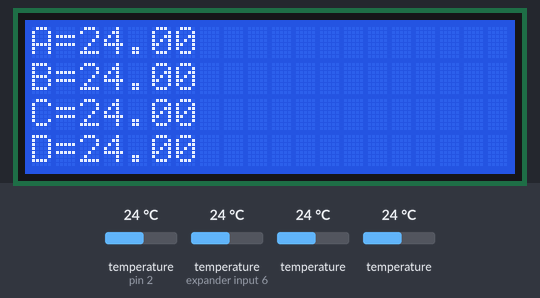
This sketch was run on a simulated Arduino Uno, built with avr-gcc and run on an emulated ATmega328P. On the bench: 20×4 character LCD. Inputs (shaded band) come from the test bench; at power-on: temperature (sensors on pin 2, expander input 6) 24 °C, temperature 24 °C. What the sketch prints to the serial monitor is not drawn.

Above: at 2.6 s.
2.7 s: temperature (sensor on pin 2) set to 12 °C
At 4.5 s:
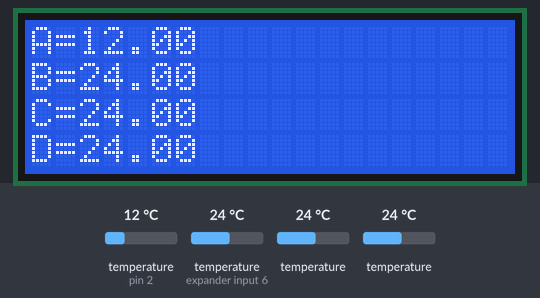
5.3 s: temperature (sensor on expander input 6) set to 12 °C
At 8.5 s:
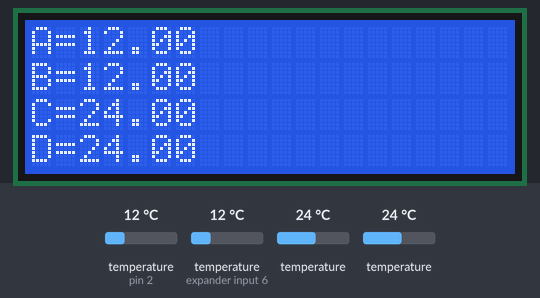
9.0 s: temperature (sensor 202) set to 12 °C
At 12.3 s:
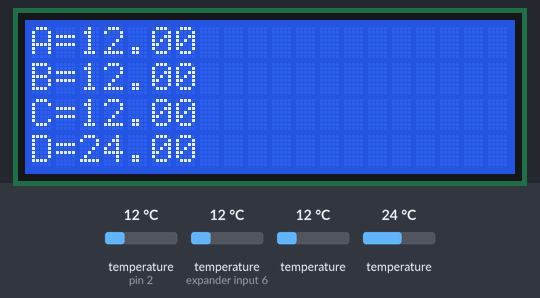
12.6 s: temperature (sensor 302) set to 12 °C
At 15.2 s:
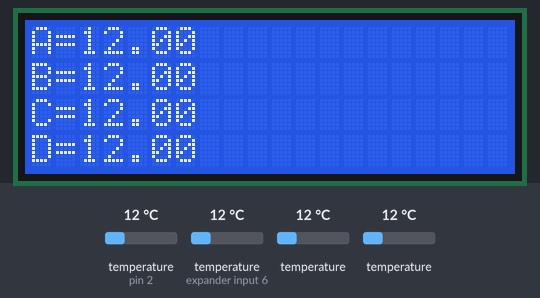
16.3 s: temperature (sensor on pin 2) set to 19 °C
20.0 s: temperature (sensor on expander input 6) set to 19 °C
At 23.1 s:
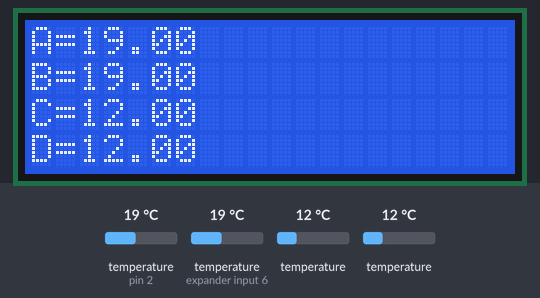
Timing chart, 0 to 24.6 s (numbered marks = the images above; inputs shaded):
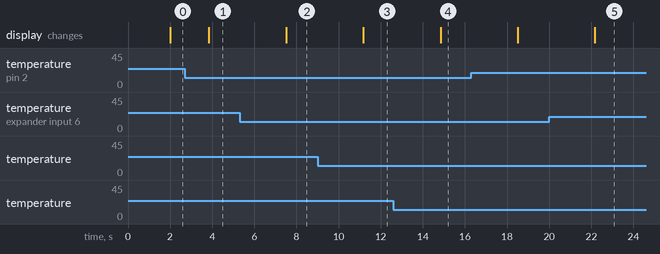

Measured:
- after the input at 2.7 s, the display: changes after 1.1 s (image 1)
- after the input at 5.3 s, the display: changes after 2.2 s (image 2)
- after the input at 9.0 s, the display: changes after 2.2 s (image 3)
- after the input at 12.6 s, the display: changes after 2.2 s (image 4)
- after the input at 20.0 s, the display: changes after 2.2 s (image 5)

The sketch:

UltimateThermometer.ino
```cpp
/*********************

Example code for the Adafruit RGB Character LCD Shield and Library

This code displays text on the shield, and also reads the buttons on the keypad.
When a button is pressed, the backlight changes color.

**********************/

// include the library code:
#include <Wire.h>
#include <LiquidCrystal.h>
#include <OneWire.h>
#include <DallasTemperature.h>
#include <SPI.h>
#include <LiquidTWI2.h>


// initialize the library with the numbers of the interface pins

// Connect via i2c, default address #0
LiquidTWI2 lcd(0);

// Data wire is plugged into pin 2 on the Arduino
#define ONE_WIRE_BUS 2

// Setup a oneWire instance to communicate with any OneWire devices (not just Maxim/Dallas temperature ICs)
OneWire oneWire(ONE_WIRE_BUS);

// Pass our oneWire reference to Dallas Temperature.
DallasTemperature sensors(&oneWire);

long counter;

void setup() {
  // Debugging output
  Serial.begin(9600);
  DeviceAddress tempDeviceAddress;
  // set up the LCD's number of columns and rows:
  lcd.begin(16, 2);
  // Start up the library
  sensors.begin(); // IC Default 9 bit. If you have troubles consider upping it 12. Ups the delay giving the IC more time to process the temperature measurement
  sensors.getAddress(tempDeviceAddress, 0);
  sensors.setResolution(tempDeviceAddress, 12);
  sensors.getAddress(tempDeviceAddress, 1);
  sensors.setResolution(tempDeviceAddress, 12);
  sensors.getAddress(tempDeviceAddress, 2);
  sensors.setResolution(tempDeviceAddress, 12);
  Serial.begin(9600);
  // set up the LCD's number of columns and rows:
  lcd.setMCPType(LTI_TYPE_MCP23017);
  // set up the LCD's number of rows and columns:
  lcd.begin(20, 4);

}

uint8_t i=0;
void loop() {
  // set the cursor to column 0, line 1
  // (note: line 1 is the second row, since counting begins with 0):
  //lcd.setCursor(0, 1);

    counter++;
  // call sensors.requestTemperatures() to issue a global temperature
  // request to all devices on the bus
  sensors.requestTemperatures(); // Send the command to get temperatures
  Serial.print(counter);
  Serial.print("|");
  double temp = sensors.getTempCByIndex(0);
  Serial.print(temp);
   Serial.print("|");
  double temp2 = sensors.getTempCByIndex(1);
  Serial.print(temp2);
   Serial.print("|");
  double temp3 = sensors.getTempCByIndex(2);
 Serial.print(temp3);
 Serial.print("|");
 double temp4 = sensors.getTempCByIndex(3);
 Serial.print(temp4);
  Serial.print("\n");
  delay(1000);
  lcd.setCursor(0,0);
  lcd.print("A=");
  lcd.print(temp);
  lcd.setCursor(0,1);
  lcd.print("B=");
  lcd.print(temp2);
   lcd.setCursor(0,2);
  lcd.print("C=");
  lcd.print(temp3);
  lcd.setCursor(0,3);
  lcd.print("D=");
  lcd.print(temp4);
}
```
